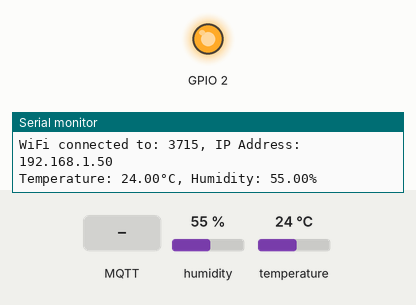
The sketch below on a simulated ESP8266 (NodeMCU). Parts: output pins drawn as LEDs (lit = HIGH), the last lines printed to the serial monitor. The test bench sets the inputs (shaded band); at power-on: humidity 55 %, temperature 24 °C. WiFi joins after 1.5 s; servers stay silent unless stated; no MQTT or app messages arrive unless stated.

Above: at 3.0 s.
3.1 s: MQTT message "on" arrives on the first subscribed topic
At 3.5 s:
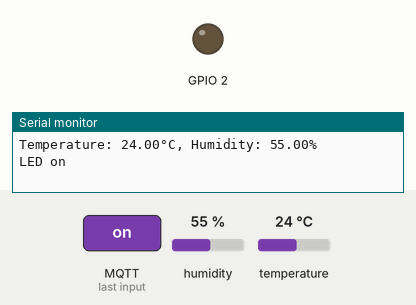
4.6 s: MQTT message "off" arrives on the first subscribed topic
At 5.8 s:
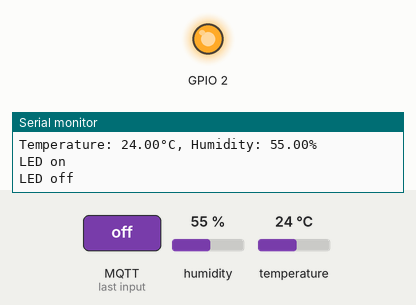
Timing chart, 0 to 7.6 s (numbered marks = the images above; inputs shaded):
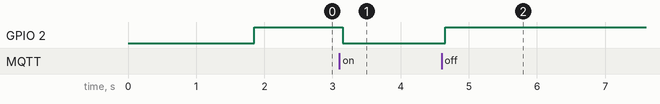

Measured:
- after the input at 3.1 s, GPIO 2: HIGH → LOW after 0.05 s
- after the input at 4.6 s, GPIO 2: LOW → HIGH after 0.05 s

The sketch:

02_Temp_Humi_MQTT.ino
```cpp
//Generated Date: Mon, 22 Jan 2024 17:28:49 GMT

#include <ESP8266WiFi.h>
#include <PubSubClient.h>
#define MQTT_USER ""
#define MQTT_PASSWORD ""
#include <DHT.h>

boolean ledStatus = false;
const char* mqttLEDControlTopic = "xxxxxxxx/led_control";
const char* mqttLEDStatusTopic = "xxxxxxxx/led_status";
char _lwifi_ssid[] = "3715";
char _lwifi_pass[] = "12345678";
const char* mqtt_server = "mqttgo.io";
const unsigned int mqtt_port = 1883;
WiFiClient espClient;
PubSubClient mqtt_client(espClient);
String mqtt_data = "";

void mqtt_sendText(String topic, String text) {
    String clientId = "(unique ID)";
    if (mqtt_client.connect(clientId.c_str(), MQTT_USER, MQTT_PASSWORD)) {
      mqtt_client.publish(topic.c_str(), text.c_str());
    }
}

void reconnect() {
  while (!mqtt_client.connected()) {
    String mqtt_clientId = "(unique ID)";
    if (mqtt_client.connect(mqtt_clientId.c_str(), MQTT_USER, MQTT_PASSWORD)) {
      mqtt_client.subscribe(mqttLEDControlTopic);
    } else {
      delay(5000);
    }
  }
}

DHT dht11_p16(16, DHT11);
unsigned long timeEvent=0;

void setup()
{
  Serial.begin(115200);

  randomSeed(micros());
  mqtt_client.setServer(mqtt_server,mqtt_port);
  mqtt_client.setCallback(callback);
  //mqtt_client.setBufferSize(1024);

  WiFi.begin(_lwifi_ssid, _lwifi_pass);
  while (WiFi.status() != WL_CONNECTED) { delay(500); }
  delay(300);
  Serial.println((String("WiFi connected to: ")+String("3715")+String(", IP Address: ")+String(WiFi.localIP().toString())));
  timeEvent=0;
  pinMode(2, OUTPUT);
  pinMode(2, OUTPUT);
  digitalWrite(2, LOW);
  dht11_p16.begin();
}

void loop()
{
  if ((WiFi.status() != WL_CONNECTED)) {
    Serial.println("WiFi connection is lost, reconnecting ....");
    WiFi.disconnect();
    WiFi.begin(_lwifi_ssid, _lwifi_pass);
    while (WiFi.status() != WL_CONNECTED) { delay(500); }
    delay(300);
    Serial.println((String("WiFi connected to: ")+String("3715")+String(", IP address: ")+String(WiFi.localIP().toString())));
  }
  if (!mqtt_client.connected()) {
    reconnect();
  }
  mqtt_client.loop();
  if (ledStatus) {
    pinMode(2, OUTPUT);
    digitalWrite(2, LOW);
  } else {
    pinMode(2, OUTPUT);
    digitalWrite(2, HIGH);
  }
  if (timeEvent==0){
    timeEvent=millis();
    float t = dht11_p16.readTemperature();
    float h = dht11_p16.readHumidity();
    Serial.println((String("Temperature: ")+String(t)+String("°C, Humidity: ")+String(h)+String("%")));
    mqtt_sendText("xxxxxxxx/temp", String(t));
    mqtt_sendText("xxxxxxxx/humi", String(h));
  }
  if (millis()-timeEvent>=5000)
    timeEvent=0;
}

void callback(char* topic, byte* payload, unsigned int length) {
  mqtt_data = "";
  for (int ci = 0; ci < length; ci++) {
    char c = payload[ci];
    mqtt_data+=c;
  }
  if (String(topic)==mqttLEDControlTopic&&mqtt_data!="[]") {
    (mqtt_data).toLowerCase();
    if ((mqtt_data) == "on") {
      ledStatus = true;
      mqtt_sendText(mqttLEDStatusTopic, "on");
      Serial.println("LED on");
    } else if ((mqtt_data) == "off") {
      ledStatus = false;
      mqtt_sendText(mqttLEDStatusTopic, "off");
      Serial.println("LED off");
    }
  }
}
```
